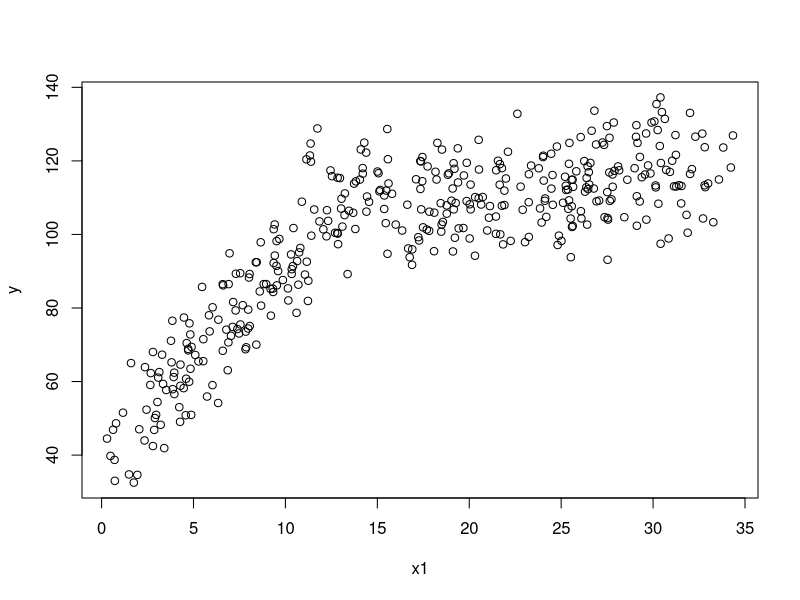

Write the R code that produced this figure.
## ---- chunk 1
knitr::opts_chunk$set(echo = TRUE)
## ---- chunk 2
library(tidyverse)

labdata <- read_tsv("labdata.txt")
## ---- chunk 3
reg <- lm(y ~ x1 + x2 + x3 + x4 + x5 + x6 + x7 + x8, labdata)
summary(reg)
## ---- chunk 4
attach(labdata)
plot(x1, y)
#plot(x2, y)
#plot(x3, y)
#plot(x4, y)
#plot(x5, y)
#plot(x6, y)
#plot(x7, y)
#plot(x8, y)
## ---- chunk 5
avg = mean(x1)
avg

reg.piece <- lm(y ~ (x1<avg)*x1 + x2 + x3 + x4 + x5 + x6 + x7 + x8, labdata)
summary(reg.piece)
